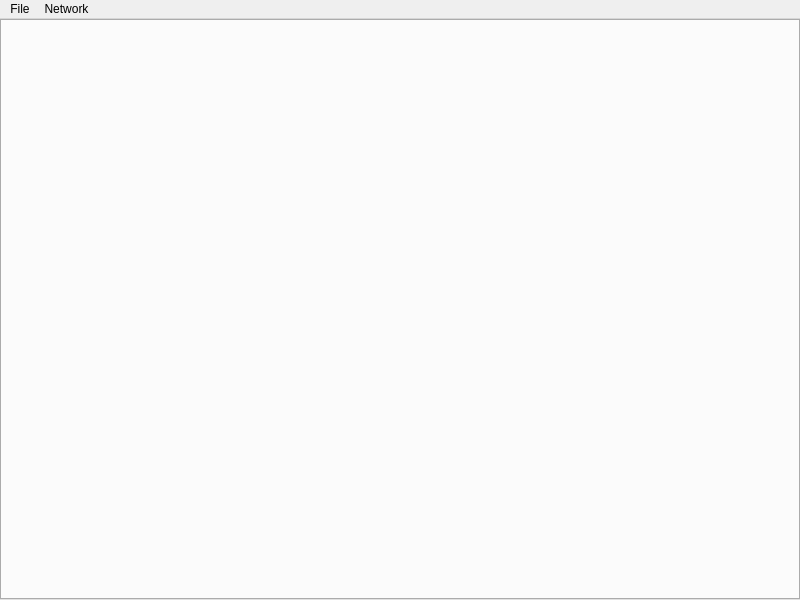
<?xml version="1.0" encoding="UTF-8"?>
<ui version="4.0">
 <class>MainWindow</class>
 <widget class="QMainWindow" name="MainWindow">
  <property name="geometry">
   <rect>
    <x>0</x>
    <y>0</y>
    <width>800</width>
    <height>600</height>
   </rect>
  </property>
  <property name="windowTitle">
   <string>Dynamic Perception Graffik</string>
  </property>
  <property name="styleSheet">
   <string notr="true"/>
  </property>
  <widget class="QWidget" name="centralwidget">
   <layout class="QGridLayout" name="gridLayout">
    <property name="margin">
     <number>0</number>
    </property>
    <item row="0" column="0">
     <widget class="QTabWidget" name="tabs">
      <property name="currentIndex">
       <number>-1</number>
      </property>
     </widget>
    </item>
   </layout>
  </widget>
  <widget class="QMenuBar" name="menuBar">
   <property name="geometry">
    <rect>
     <x>0</x>
     <y>0</y>
     <width>800</width>
     <height>22</height>
    </rect>
   </property>
   <widget class="QMenu" name="menuFile">
    <property name="title">
     <string>File</string>
    </property>
    <addaction name="actionOpen_File"/>
    <addaction name="actionExit"/>
   </widget>
   <widget class="QMenu" name="menuNetwork">
    <property name="title">
     <string>Network</string>
    </property>
    <addaction name="actionManage_Network"/>
    <addaction name="actionAdd_Bus"/>
    <addaction name="actionAdd_Device"/>
   </widget>
   <addaction name="menuFile"/>
   <addaction name="menuNetwork"/>
  </widget>
  <action name="actionExit">
   <property name="text">
    <string>Exit</string>
   </property>
  </action>
  <action name="actionOpen_File">
   <property name="text">
    <string>Open File</string>
   </property>
  </action>
  <action name="actionAdd_Bus">
   <property name="text">
    <string>Add Bus</string>
   </property>
  </action>
  <action name="actionAdd_Device">
   <property name="text">
    <string>Add Device</string>
   </property>
  </action>
  <action name="actionManage_Network">
   <property name="text">
    <string>Manage Network</string>
   </property>
  </action>
 </widget>
 <resources/>
 <connections>
  <connection>
   <sender>actionExit</sender>
   <signal>triggered()</signal>
   <receiver>MainWindow</receiver>
   <slot>close()</slot>
   <hints>
    <hint type="sourcelabel">
     <x>-1</x>
     <y>-1</y>
    </hint>
    <hint type="destinationlabel">
     <x>399</x>
     <y>299</y>
    </hint>
   </hints>
  </connection>
 </connections>
</ui>
